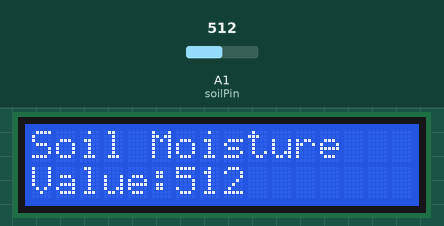
Recording of a sketch running on a simulated Arduino Nano, built with avr-gcc and run on an emulated ATmega328P. Shown: 16×2 character LCD. The inputs (shaded band) are chosen by the test bench; at power-on: A1 (soilPin) = 512.

Above: at 1.2 s.
1.3 s: A1 (soilPin) set to 716
At 2.8 s:
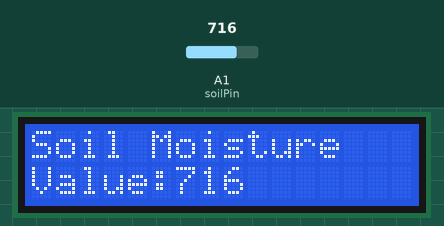
3.1 s: A1 (soilPin) set to 900
At 4.3 s:
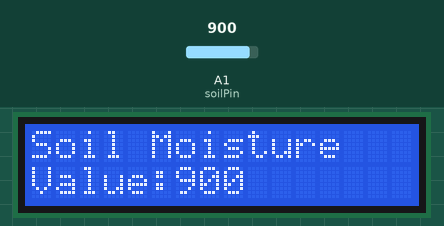
4.6 s: A1 (soilPin) set to 1023
At 5.7 s:
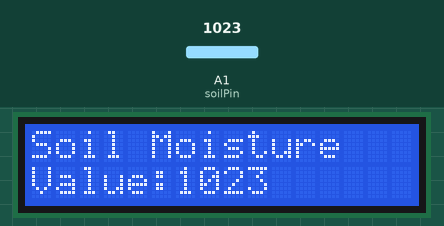
Timing chart, 0 to 7.6 s (numbered marks = the images above; inputs shaded):
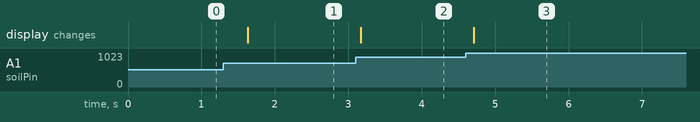

The sketch:

soilmoisture.ino
```cpp
#include <Wire.h>
#include <LiquidCrystal_I2C.h>

LiquidCrystal_I2C lcd(0x27, 16, 2);

const int soilPin = A1;  // Same input as slide 55 and the integrated Nano sketch.

void setup() {
  lcd.init();
  lcd.backlight();

  lcd.setCursor(0,0);
  lcd.print("Soil Moisture");
}

void loop() {

  int value = analogRead(soilPin);

  lcd.setCursor(0,1);
  lcd.print("Value:");
  lcd.print(value);
  lcd.print("    ");

  delay(500);
}
```

Measured:
- after the input at 1.3 s, the display: changes after 0.33 s (image 1)
- after the input at 3.1 s, the display: changes after 0.07 s (image 2)
- after the input at 4.6 s, the display: changes after 0.11 s (image 3)
